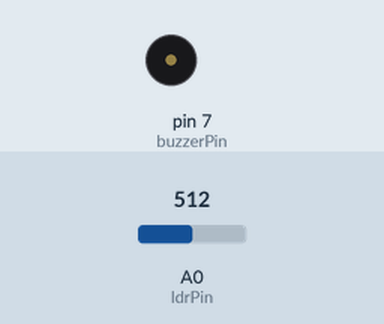
A sketch run on a simulated Arduino Uno, built with avr-gcc and run on an emulated ATmega328P. Parts: buzzer (waves = sounding). Inputs (shaded band) come from the test bench; at power-on: A0 (ldrPin) = 512.

Above: at 1.2 s.
1.3 s: A0 (ldrPin) set to 537
2.8 s: A0 (ldrPin) set to 559
At 3.6 s:
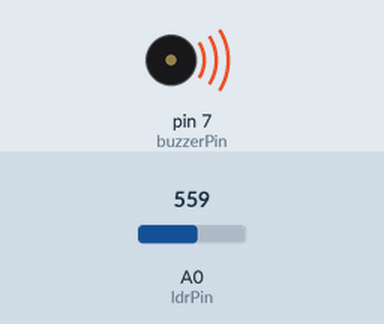
5.8 s: A0 (ldrPin) set to 540
At 7.0 s:
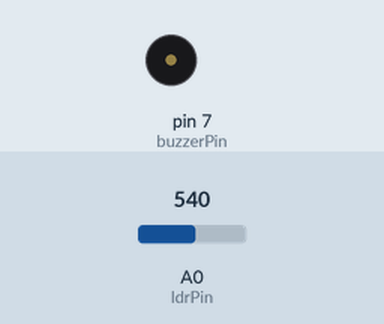
7.3 s: A0 (ldrPin) set to 560
At 7.7 s:
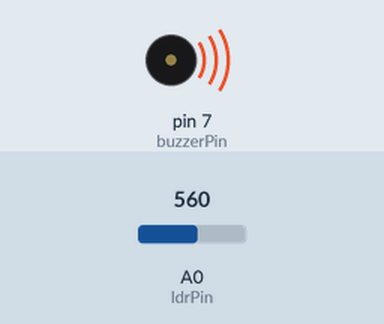
Timing chart, 0 to 11.3 s (numbered marks = the images above; inputs shaded):
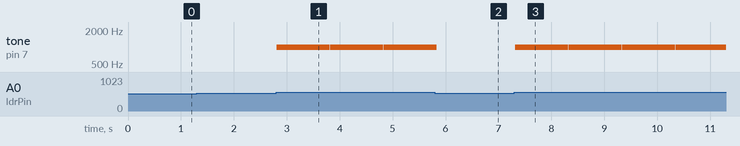

Measured:
- the behaviour switches between 550 and 551 on A0 (ldrPin) (found by bisection; images 0 and 1)
- after the input at 1.3 s, every drawn part: stays the same
- after the input at 2.8 s, tone on pin 7 (buzzerPin): alternates 1000 Hz for 1.0 s and silent for 0.01 s, starting at once
- after the input at 5.8 s, tone on pin 7 (buzzerPin): goes on until 5.8 s, then stays silent
- after the input at 7.3 s, tone on pin 7 (buzzerPin): alternates 1000 Hz for 1.0 s and silent for 0.01 s, starting at once

The sketch:

Anti_theft_using_laser.ino
```cpp
int ldrPin = A0;
int buzzerPin = 7;

#define THRESHOLD 550

void setup() {
  pinMode(ldrPin, INPUT);
  pinMode(buzzerPin, OUTPUT);
  // Serial.begin(9600);
}

void loop() {

  int ldrValue = analogRead(ldrPin);
  delay(10);
  // Serial.println(ldrValue);
  // delay(1000);

  if (ldrValue>THRESHOLD) {
    tone(buzzerPin, 1000);
    delay(1000);
    noTone(buzzerPin);
  }
}
```
